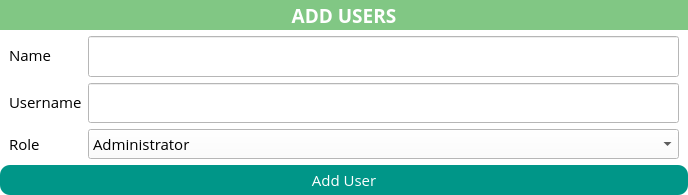
<?xml version="1.0" encoding="UTF-8"?>
<ui version="4.0">
 <class>Form</class>
 <widget class="QWidget" name="Form">
  <property name="geometry">
   <rect>
    <x>0</x>
    <y>0</y>
    <width>688</width>
    <height>195</height>
   </rect>
  </property>
  <property name="windowTitle">
   <string>Add User</string>
  </property>
  <property name="styleSheet">
   <string notr="true">background-color: rgb(255, 255, 255);</string>
  </property>
  <layout class="QGridLayout" name="gridLayout">
   <property name="leftMargin">
    <number>0</number>
   </property>
   <property name="topMargin">
    <number>0</number>
   </property>
   <property name="rightMargin">
    <number>0</number>
   </property>
   <property name="bottomMargin">
    <number>0</number>
   </property>
   <item row="1" column="0">
    <widget class="QWidget" name="widget" native="true">
     <property name="font">
      <font>
       <family>Open Sans</family>
       <pointsize>11</pointsize>
       <stylestrategy>PreferAntialias</stylestrategy>
      </font>
     </property>
     <layout class="QFormLayout" name="formLayout">
      <property name="leftMargin">
       <number>9</number>
      </property>
      <property name="topMargin">
       <number>0</number>
      </property>
      <property name="rightMargin">
       <number>9</number>
      </property>
      <property name="bottomMargin">
       <number>0</number>
      </property>
      <item row="0" column="0">
       <widget class="QLabel" name="label_2">
        <property name="font">
         <font>
          <family>Open Sans</family>
          <pointsize>11</pointsize>
          <stylestrategy>PreferAntialias</stylestrategy>
         </font>
        </property>
        <property name="text">
         <string>Name</string>
        </property>
       </widget>
      </item>
      <item row="0" column="1">
       <widget class="QLineEdit" name="Name">
        <property name="sizePolicy">
         <sizepolicy hsizetype="Expanding" vsizetype="Expanding">
          <horstretch>0</horstretch>
          <verstretch>30</verstretch>
         </sizepolicy>
        </property>
        <property name="minimumSize">
         <size>
          <width>0</width>
          <height>30</height>
         </size>
        </property>
        <property name="font">
         <font>
          <family>Open Sans</family>
          <pointsize>11</pointsize>
          <stylestrategy>PreferAntialias</stylestrategy>
         </font>
        </property>
       </widget>
      </item>
      <item row="1" column="0">
       <widget class="QLabel" name="label_3">
        <property name="font">
         <font>
          <family>Open Sans</family>
          <pointsize>11</pointsize>
          <stylestrategy>PreferAntialias</stylestrategy>
         </font>
        </property>
        <property name="text">
         <string>Username</string>
        </property>
       </widget>
      </item>
      <item row="1" column="1">
       <widget class="QLineEdit" name="Username">
        <property name="sizePolicy">
         <sizepolicy hsizetype="Expanding" vsizetype="Expanding">
          <horstretch>0</horstretch>
          <verstretch>30</verstretch>
         </sizepolicy>
        </property>
        <property name="minimumSize">
         <size>
          <width>0</width>
          <height>30</height>
         </size>
        </property>
        <property name="font">
         <font>
          <family>Open Sans</family>
          <pointsize>11</pointsize>
          <stylestrategy>PreferAntialias</stylestrategy>
         </font>
        </property>
       </widget>
      </item>
      <item row="2" column="0">
       <widget class="QLabel" name="label_4">
        <property name="font">
         <font>
          <family>Open Sans</family>
          <pointsize>11</pointsize>
          <stylestrategy>PreferAntialias</stylestrategy>
         </font>
        </property>
        <property name="text">
         <string>Role</string>
        </property>
       </widget>
      </item>
      <item row="2" column="1">
       <widget class="QComboBox" name="RoleSelect">
        <property name="minimumSize">
         <size>
          <width>0</width>
          <height>30</height>
         </size>
        </property>
        <property name="maximumSize">
         <size>
          <width>16777215</width>
          <height>30</height>
         </size>
        </property>
        <property name="font">
         <font>
          <family>Open Sans</family>
          <pointsize>11</pointsize>
          <stylestrategy>PreferAntialias</stylestrategy>
         </font>
        </property>
        <item>
         <property name="text">
          <string>Administrator</string>
         </property>
        </item>
        <item>
         <property name="text">
          <string>Secretary</string>
         </property>
        </item>
        <item>
         <property name="text">
          <string>Accounts</string>
         </property>
        </item>
        <item>
         <property name="text">
          <string>Legal</string>
         </property>
        </item>
        <item>
         <property name="text">
          <string>Taxation</string>
         </property>
        </item>
       </widget>
      </item>
     </layout>
    </widget>
   </item>
   <item row="0" column="0">
    <widget class="QLabel" name="title">
     <property name="minimumSize">
      <size>
       <width>0</width>
       <height>30</height>
      </size>
     </property>
     <property name="maximumSize">
      <size>
       <width>16777215</width>
       <height>30</height>
      </size>
     </property>
     <property name="font">
      <font>
       <family>Open Sans</family>
       <pointsize>14</pointsize>
       <weight>75</weight>
       <bold>true</bold>
       <underline>false</underline>
       <stylestrategy>PreferAntialias</stylestrategy>
      </font>
     </property>
     <property name="styleSheet">
      <string notr="true">background-color: rgb(129,199,132);
color: rgb(255, 255, 255);</string>
     </property>
     <property name="text">
      <string>ADD USERS</string>
     </property>
     <property name="alignment">
      <set>Qt::AlignCenter</set>
     </property>
    </widget>
   </item>
   <item row="2" column="0">
    <widget class="QWidget" name="widget_2" native="true">
     <property name="sizePolicy">
      <sizepolicy hsizetype="Preferred" vsizetype="Expanding">
       <horstretch>0</horstretch>
       <verstretch>0</verstretch>
      </sizepolicy>
     </property>
     <property name="minimumSize">
      <size>
       <width>0</width>
       <height>30</height>
      </size>
     </property>
     <property name="maximumSize">
      <size>
       <width>16777215</width>
       <height>30</height>
      </size>
     </property>
     <property name="font">
      <font>
       <family>Open Sans</family>
       <pointsize>11</pointsize>
       <stylestrategy>PreferAntialias</stylestrategy>
      </font>
     </property>
     <layout class="QGridLayout" name="gridLayout_2">
      <property name="leftMargin">
       <number>0</number>
      </property>
      <property name="topMargin">
       <number>0</number>
      </property>
      <property name="rightMargin">
       <number>0</number>
      </property>
      <property name="bottomMargin">
       <number>0</number>
      </property>
      <item row="0" column="0">
       <widget class="QPushButton" name="AddUser">
        <property name="sizePolicy">
         <sizepolicy hsizetype="Minimum" vsizetype="Expanding">
          <horstretch>0</horstretch>
          <verstretch>0</verstretch>
         </sizepolicy>
        </property>
        <property name="font">
         <font>
          <family>Open Sans</family>
          <pointsize>11</pointsize>
          <stylestrategy>PreferAntialias</stylestrategy>
         </font>
        </property>
        <property name="styleSheet">
         <string notr="true">color: rgb(255, 255, 255);
background-color:rgb(0,150,136);
border-radius:10;</string>
        </property>
        <property name="text">
         <string>Add User</string>
        </property>
       </widget>
      </item>
     </layout>
    </widget>
   </item>
  </layout>
 </widget>
 <resources/>
 <connections/>
</ui>
